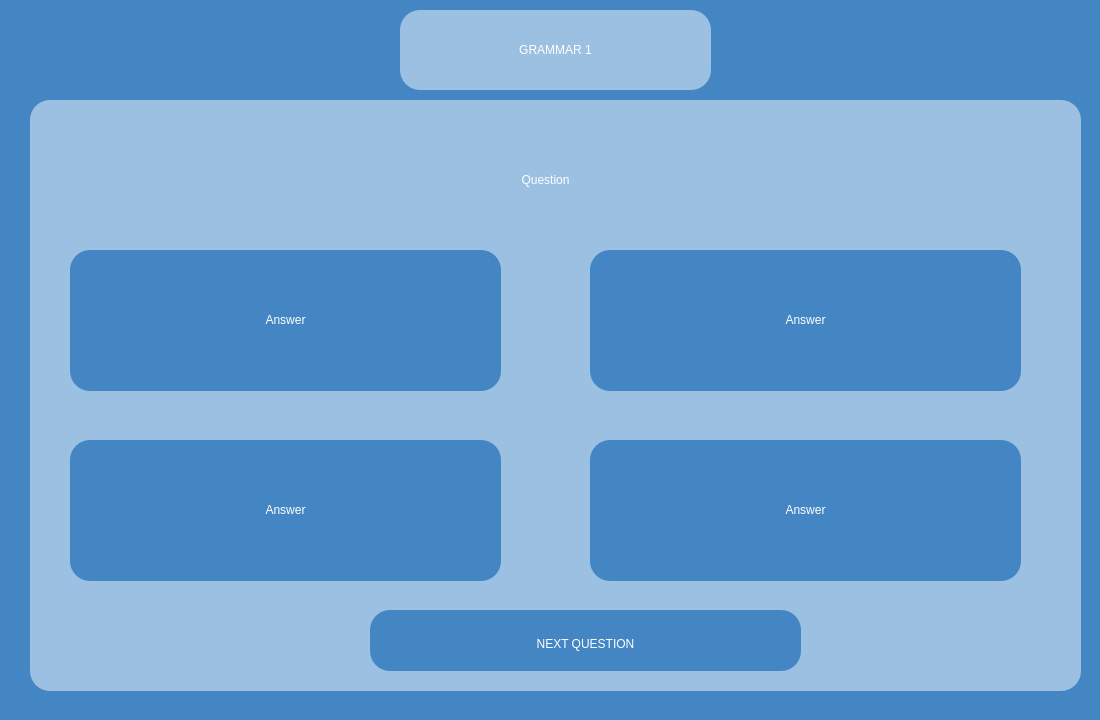
<?xml version="1.0" encoding="UTF-8"?>
<ui version="4.0">
 <class>grammarExam1</class>
 <widget class="QWidget" name="grammarExam1">
  <property name="geometry">
   <rect>
    <x>0</x>
    <y>0</y>
    <width>1100</width>
    <height>720</height>
   </rect>
  </property>
  <property name="windowTitle">
   <string>Form</string>
  </property>
  <property name="styleSheet">
   <string notr="true">background-color:#4486c3;</string>
  </property>
  <widget class="QFrame" name="You_profile_back">
   <property name="geometry">
    <rect>
     <x>400</x>
     <y>10</y>
     <width>311</width>
     <height>80</height>
    </rect>
   </property>
   <property name="styleSheet">
    <string notr="true">background-color:rgb(155, 192, 226);
border:0px;
border-radius: 20px;</string>
   </property>
   <property name="frameShape">
    <enum>QFrame::Shape::StyledPanel</enum>
   </property>
   <property name="frameShadow">
    <enum>QFrame::Shadow::Raised</enum>
   </property>
   <widget class="QLabel" name="your_profile_text">
    <property name="geometry">
     <rect>
      <x>10</x>
      <y>10</y>
      <width>291</width>
      <height>61</height>
     </rect>
    </property>
    <property name="styleSheet">
     <string notr="true">color:white;
font: 32pt &quot;Aura&quot;;</string>
    </property>
    <property name="text">
     <string>&lt;html&gt;&lt;head/&gt;&lt;body&gt;&lt;p align=&quot;center&quot;&gt;GRAMMAR 1&lt;/p&gt;&lt;/body&gt;&lt;/html&gt;</string>
    </property>
   </widget>
  </widget>
  <widget class="QFrame" name="questionTab">
   <property name="geometry">
    <rect>
     <x>30</x>
     <y>100</y>
     <width>1051</width>
     <height>591</height>
    </rect>
   </property>
   <property name="styleSheet">
    <string notr="true">background-color:rgb(155, 192, 226);
border:0px;
border-radius: 20px;</string>
   </property>
   <property name="frameShape">
    <enum>QFrame::Shape::StyledPanel</enum>
   </property>
   <property name="frameShadow">
    <enum>QFrame::Shadow::Raised</enum>
   </property>
   <widget class="QLabel" name="question">
    <property name="geometry">
     <rect>
      <x>50</x>
      <y>10</y>
      <width>931</width>
      <height>141</height>
     </rect>
    </property>
    <property name="whatsThis">
     <string>&lt;html&gt;&lt;head/&gt;&lt;body&gt;&lt;p align=&quot;center&quot;&gt;&lt;br/&gt;&lt;/p&gt;&lt;/body&gt;&lt;/html&gt;</string>
    </property>
    <property name="styleSheet">
     <string notr="true">color:white;
font: 32pt &quot;Aura&quot;;
text-align:center;</string>
    </property>
    <property name="text">
     <string>&lt;html&gt;&lt;head/&gt;&lt;body&gt;&lt;p align=&quot;center&quot;&gt;Question&lt;/p&gt;&lt;/body&gt;&lt;/html&gt;</string>
    </property>
   </widget>
   <widget class="QFrame" name="answerTab_1">
    <property name="geometry">
     <rect>
      <x>40</x>
      <y>150</y>
      <width>431</width>
      <height>141</height>
     </rect>
    </property>
    <property name="styleSheet">
     <string notr="true">background-color:#4486c3;
border:0px;
border-radius: 20px;</string>
    </property>
    <property name="frameShape">
     <enum>QFrame::Shape::StyledPanel</enum>
    </property>
    <property name="frameShadow">
     <enum>QFrame::Shadow::Raised</enum>
    </property>
    <widget class="QLabel" name="answer_1">
     <property name="geometry">
      <rect>
       <x>10</x>
       <y>40</y>
       <width>411</width>
       <height>61</height>
      </rect>
     </property>
     <property name="whatsThis">
      <string>&lt;html&gt;&lt;head/&gt;&lt;body&gt;&lt;p align=&quot;center&quot;&gt;&lt;br/&gt;&lt;/p&gt;&lt;/body&gt;&lt;/html&gt;</string>
     </property>
     <property name="styleSheet">
      <string notr="true">color:white;
font: 32pt &quot;Aura&quot;;</string>
     </property>
     <property name="text">
      <string>&lt;html&gt;&lt;head/&gt;&lt;body&gt;&lt;p align=&quot;center&quot;&gt;Answer&lt;/p&gt;&lt;/body&gt;&lt;/html&gt;</string>
     </property>
    </widget>
    <widget class="QPushButton" name="answer_1Button">
     <property name="geometry">
      <rect>
       <x>0</x>
       <y>0</y>
       <width>431</width>
       <height>141</height>
      </rect>
     </property>
     <property name="styleSheet">
      <string notr="true">background-color:rgba(0, 0, 0, 0);
border-radius:35px;</string>
     </property>
     <property name="text">
      <string/>
     </property>
    </widget>
   </widget>
   <widget class="QFrame" name="answerTab_2">
    <property name="geometry">
     <rect>
      <x>560</x>
      <y>150</y>
      <width>431</width>
      <height>141</height>
     </rect>
    </property>
    <property name="styleSheet">
     <string notr="true">background-color:#4486c3;
border:0px;
border-radius: 20px;</string>
    </property>
    <property name="frameShape">
     <enum>QFrame::Shape::StyledPanel</enum>
    </property>
    <property name="frameShadow">
     <enum>QFrame::Shadow::Raised</enum>
    </property>
    <widget class="QLabel" name="answer_2">
     <property name="geometry">
      <rect>
       <x>10</x>
       <y>40</y>
       <width>411</width>
       <height>61</height>
      </rect>
     </property>
     <property name="whatsThis">
      <string>&lt;html&gt;&lt;head/&gt;&lt;body&gt;&lt;p align=&quot;center&quot;&gt;&lt;br/&gt;&lt;/p&gt;&lt;/body&gt;&lt;/html&gt;</string>
     </property>
     <property name="styleSheet">
      <string notr="true">color:white;
font: 32pt &quot;Aura&quot;;</string>
     </property>
     <property name="text">
      <string>&lt;html&gt;&lt;head/&gt;&lt;body&gt;&lt;p align=&quot;center&quot;&gt;Answer&lt;/p&gt;&lt;/body&gt;&lt;/html&gt;</string>
     </property>
    </widget>
    <widget class="QPushButton" name="answer_2Button">
     <property name="geometry">
      <rect>
       <x>0</x>
       <y>0</y>
       <width>431</width>
       <height>141</height>
      </rect>
     </property>
     <property name="styleSheet">
      <string notr="true">background-color:rgba(0, 0, 0, 0);
border-radius:35px;</string>
     </property>
     <property name="text">
      <string/>
     </property>
    </widget>
   </widget>
   <widget class="QFrame" name="answerTab_3">
    <property name="geometry">
     <rect>
      <x>40</x>
      <y>340</y>
      <width>431</width>
      <height>141</height>
     </rect>
    </property>
    <property name="styleSheet">
     <string notr="true">background-color:#4486c3;
border:0px;
border-radius: 20px;</string>
    </property>
    <property name="frameShape">
     <enum>QFrame::Shape::StyledPanel</enum>
    </property>
    <property name="frameShadow">
     <enum>QFrame::Shadow::Raised</enum>
    </property>
    <widget class="QLabel" name="answer_3">
     <property name="geometry">
      <rect>
       <x>10</x>
       <y>40</y>
       <width>411</width>
       <height>61</height>
      </rect>
     </property>
     <property name="whatsThis">
      <string>&lt;html&gt;&lt;head/&gt;&lt;body&gt;&lt;p align=&quot;center&quot;&gt;&lt;br/&gt;&lt;/p&gt;&lt;/body&gt;&lt;/html&gt;</string>
     </property>
     <property name="styleSheet">
      <string notr="true">color:white;
font: 32pt &quot;Aura&quot;;</string>
     </property>
     <property name="text">
      <string>&lt;html&gt;&lt;head/&gt;&lt;body&gt;&lt;p align=&quot;center&quot;&gt;Answer&lt;/p&gt;&lt;/body&gt;&lt;/html&gt;</string>
     </property>
    </widget>
    <widget class="QPushButton" name="answer_3Button">
     <property name="geometry">
      <rect>
       <x>0</x>
       <y>0</y>
       <width>431</width>
       <height>141</height>
      </rect>
     </property>
     <property name="styleSheet">
      <string notr="true">background-color:rgba(0, 0, 0, 0);
border-radius:35px;</string>
     </property>
     <property name="text">
      <string/>
     </property>
    </widget>
   </widget>
   <widget class="QFrame" name="answerTab_4">
    <property name="geometry">
     <rect>
      <x>560</x>
      <y>340</y>
      <width>431</width>
      <height>141</height>
     </rect>
    </property>
    <property name="styleSheet">
     <string notr="true">background-color:#4486c3;
border:0px;
border-radius: 20px;</string>
    </property>
    <property name="frameShape">
     <enum>QFrame::Shape::StyledPanel</enum>
    </property>
    <property name="frameShadow">
     <enum>QFrame::Shadow::Raised</enum>
    </property>
    <widget class="QLabel" name="answer_4">
     <property name="geometry">
      <rect>
       <x>10</x>
       <y>40</y>
       <width>411</width>
       <height>61</height>
      </rect>
     </property>
     <property name="whatsThis">
      <string>&lt;html&gt;&lt;head/&gt;&lt;body&gt;&lt;p align=&quot;center&quot;&gt;&lt;br/&gt;&lt;/p&gt;&lt;/body&gt;&lt;/html&gt;</string>
     </property>
     <property name="styleSheet">
      <string notr="true">color:white;
font: 32pt &quot;Aura&quot;;</string>
     </property>
     <property name="text">
      <string>&lt;html&gt;&lt;head/&gt;&lt;body&gt;&lt;p align=&quot;center&quot;&gt;Answer&lt;/p&gt;&lt;/body&gt;&lt;/html&gt;</string>
     </property>
    </widget>
    <widget class="QPushButton" name="answer_4Button">
     <property name="geometry">
      <rect>
       <x>0</x>
       <y>0</y>
       <width>431</width>
       <height>141</height>
      </rect>
     </property>
     <property name="styleSheet">
      <string notr="true">background-color:rgba(0, 0, 0, 0);
border-radius:35px;</string>
     </property>
     <property name="text">
      <string/>
     </property>
    </widget>
   </widget>
   <widget class="QFrame" name="nextTab">
    <property name="geometry">
     <rect>
      <x>340</x>
      <y>510</y>
      <width>431</width>
      <height>61</height>
     </rect>
    </property>
    <property name="styleSheet">
     <string notr="true">background-color:#4486c3;
border:0px;
border-radius: 20px;</string>
    </property>
    <property name="frameShape">
     <enum>QFrame::Shape::StyledPanel</enum>
    </property>
    <property name="frameShadow">
     <enum>QFrame::Shadow::Raised</enum>
    </property>
    <widget class="QLabel" name="next">
     <property name="geometry">
      <rect>
       <x>70</x>
       <y>4</y>
       <width>291</width>
       <height>61</height>
      </rect>
     </property>
     <property name="whatsThis">
      <string>&lt;html&gt;&lt;head/&gt;&lt;body&gt;&lt;p align=&quot;center&quot;&gt;&lt;br/&gt;&lt;/p&gt;&lt;/body&gt;&lt;/html&gt;</string>
     </property>
     <property name="styleSheet">
      <string notr="true">color:white;
font: 32pt &quot;Aura&quot;;</string>
     </property>
     <property name="text">
      <string>&lt;html&gt;&lt;head/&gt;&lt;body&gt;&lt;p align=&quot;center&quot;&gt;NEXT QUESTION&lt;/p&gt;&lt;/body&gt;&lt;/html&gt;</string>
     </property>
    </widget>
    <widget class="QPushButton" name="nextButton">
     <property name="geometry">
      <rect>
       <x>0</x>
       <y>0</y>
       <width>431</width>
       <height>61</height>
      </rect>
     </property>
     <property name="styleSheet">
      <string notr="true">background-color:rgba(0, 0, 0, 0);
border-radius:35px;</string>
     </property>
     <property name="text">
      <string/>
     </property>
    </widget>
   </widget>
  </widget>
 </widget>
 <resources/>
 <connections/>
</ui>
